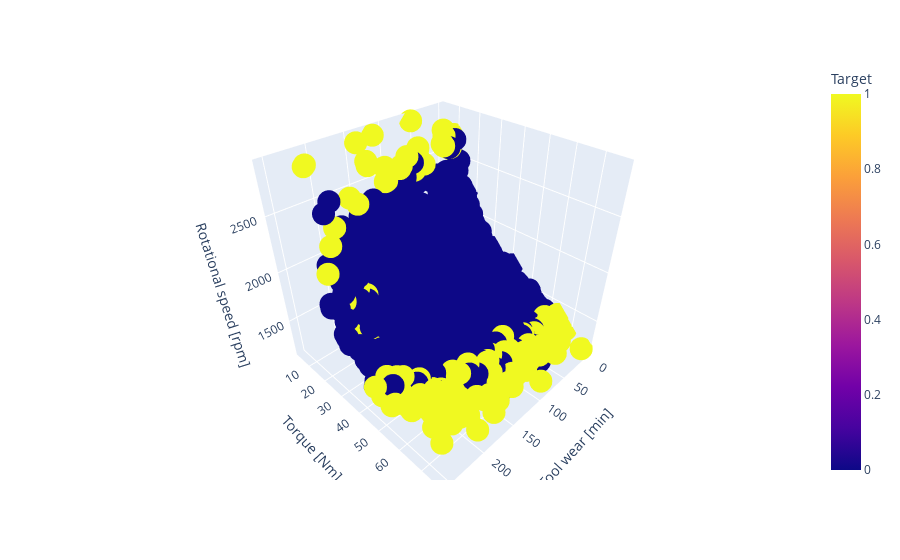

This figure's notebook cell:
### Markdown cell above
After visulization the state of the target variable according to the numerical variable with the various graphics, i perform the visulization process on the common axis according to `Torque, Rotational Power and Tool wear` variables. For this 3D graphics

### Code cell
import plotly.express as px
fig = px.scatter_3d(df,x='Tool wear [min]',y='Torque [Nm]',z='Rotational speed [rpm]',color='Target')
fig.show()

### Figure 1 — Plotly figure (JSON) as saved in the notebook; plotly's stock layout.template omitted (floating-point values rounded to 4 significant figures; data arrays with more than 128 entries replaced by an {"elided": "..."} marker saying what was removed)
{"data": [{"hovertemplate": "Tool wear [min]=%{x}<br>Torque [Nm]=%{y}<br>Rotational speed [rpm]=%{z}<br>Target=%{marker.color}<extra></extra>", "legendgroup": "", "marker": {"color": {"elided": "10000 int values"}, "coloraxis": "coloraxis", "symbol": "circle"}, "mode": "markers", "name": "", "scene": "scene", "showlegend": false, "type": "scatter3d", "x": {"elided": "10000 int values"}, "y": {"elided": "10000 float values"}, "z": {"elided": "10000 int values"}}], "layout": {"coloraxis": {"colorbar": {"title": {"text": "Target"}}, "colorscale": [[0, "#0d0887"], [0.1111, "#46039f"], [0.2222, "#7201a8"], [0.3333, "#9c179e"], [0.4444, "#bd3786"], [0.5556, "#d8576b"], [0.6667, "#ed7953"], [0.7778, "#fb9f3a"], [0.8889, "#fdca26"], [1, "#f0f921"]]}, "legend": {"tracegroupgap": 0}, "margin": {"t": 60}, "scene": {"domain": {"x": [0, 1], "y": [0, 1]}, "xaxis": {"title": {"text": "Tool wear [min]"}}, "yaxis": {"title": {"text": "Torque [Nm]"}}, "zaxis": {"title": {"text": "Rotational speed [rpm]"}}}}}
